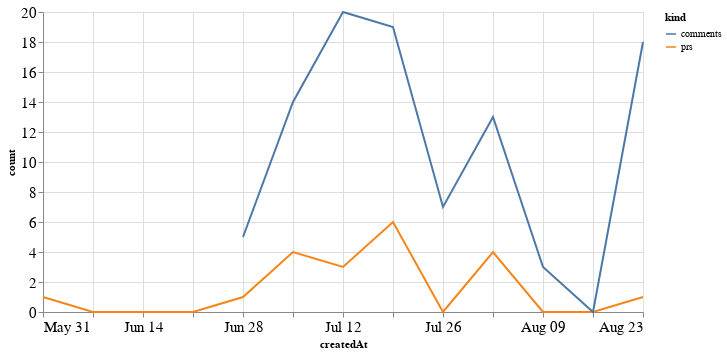

The cell this chart's notebook holds for it:
### Code cell
alt.Chart(total_time, width=600).mark_line().encode(
    x='createdAt',
    y='count',
    color='kind'
)

### Figure 1 — Vega-Lite specification as saved in the notebook (floating-point values rounded to 4 significant figures)
{"config": {"axisLeft": {"labelFontSize": 15}, "axisBottom": {"labelFontSize": 15}}, "data": {"name": "data-e180c5fab9c230c6714f79e5ef83177f"}, "mark": "line", "encoding": {"color": {"type": "nominal", "field": "kind"}, "x": {"type": "temporal", "field": "createdAt"}, "y": {"type": "quantitative", "field": "count"}}, "width": 600, "$schema": "https://vega.github.io/schema/vega-lite/v4.8.1.json", "datasets": {"data-e180c5fab9c230c6714f79e5ef83177f": [{"createdAt": "2020-05-31T00:00:00", "kind": "prs", "count": 1.0}, {"createdAt": "2020-06-07T00:00:00", "kind": "prs", "count": 0.0}, {"createdAt": "2020-06-14T00:00:00", "kind": "prs", "count": 0.0}, {"createdAt": "2020-06-21T00:00:00", "kind": "prs", "count": 0.0}, {"createdAt": "2020-06-28T00:00:00", "kind": "prs", "count": 1.0}, {"createdAt": "2020-07-05T00:00:00", "kind": "prs", "count": 4.0}, {"createdAt": "2020-07-12T00:00:00", "kind": "prs", "count": 3.0}, {"createdAt": "2020-07-19T00:00:00", "kind": "prs", "count": 6.0}, {"createdAt": "2020-07-26T00:00:00", "kind": "prs", "count": 0.0}, {"createdAt": "2020-08-02T00:00:00", "kind": "prs", "count": 4.0}, {"createdAt": "2020-08-09T00:00:00", "kind": "prs", "count": 0.0}, {"createdAt": "2020-08-16T00:00:00", "kind": "prs", "count": 0.0}, {"createdAt": "2020-08-23T00:00:00", "kind": "prs", "count": 1.0}, {"createdAt": "2020-05-31T00:00:00", "kind": "comments", "count": null}, {"createdAt": "2020-06-07T00:00:00", "kind": "comments", "count": null}, {"createdAt": "2020-06-14T00:00:00", "kind": "comments", "count": null}, {"createdAt": "2020-06-21T00:00:00", "kind": "comments", "count": null}, {"createdAt": "2020-06-28T00:00:00", "kind": "comments", "count": 5.0}, {"createdAt": "2020-07-05T00:00:00", "kind": "comments", "count": 14.0}, {"createdAt": "2020-07-12T00:00:00", "kind": "comments", "count": 20.0}, {"createdAt": "2020-07-19T00:00:00", "kind": "comments", "count": 19.0}, {"createdAt": "2020-07-26T00:00:00", "kind": "comments", "count": 7.0}, {"createdAt": "2020-08-02T00:00:00", "kind": "comments", "count": 13.0}, {"createdAt": "2020-08-09T00:00:00", "kind": "comments", "count": 3.0}, {"createdAt": "2020-08-16T00:00:00", "kind": "comments", "count": 0.0}, {"createdAt": "2020-08-23T00:00:00", "kind": "comments", "count": 18.0}]}}
